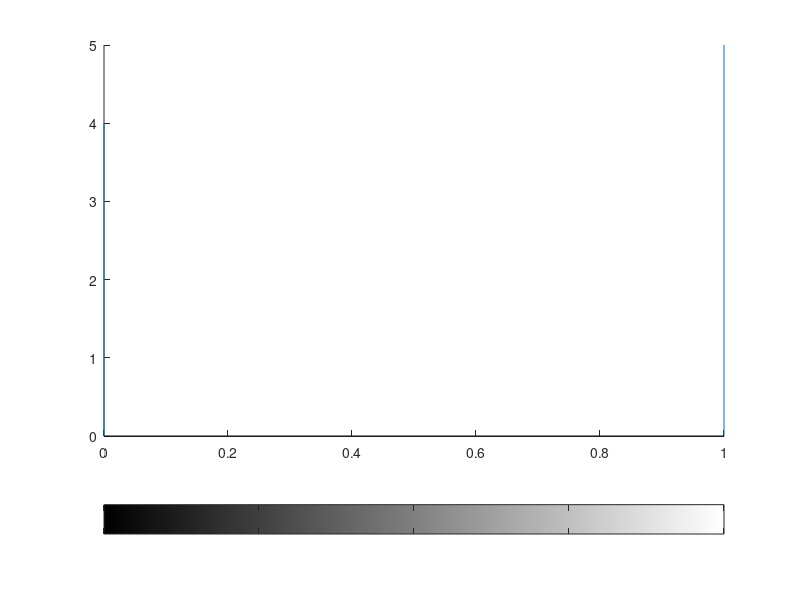

Source code (MATLAB):
% hist equalization step(1,2);

% hist equalize with matlab
close all;clear;clc;
mat = [1 0 0;2 0 0;3 1 2;];
mat2 = uint8(mat);
im2 = histeq(mat2);

% hist equalize with manual
imhist(mat);
p0 = 4/9; p1 = 2/9; p2 = 2/9; p3 = 1/9;
s0 = p0;
s1 = p0 + p1;
s2 = p0 + p1 + p2;
s3 = p0 + p1 + p2 + p3;
h0 = s0 * 255; h1 = s1*255; h2 = s2*255; h3 = s3*255;
mat3 = uint8([h1 h0 h0;h2 h0 h0;h3 h1 h2;]);